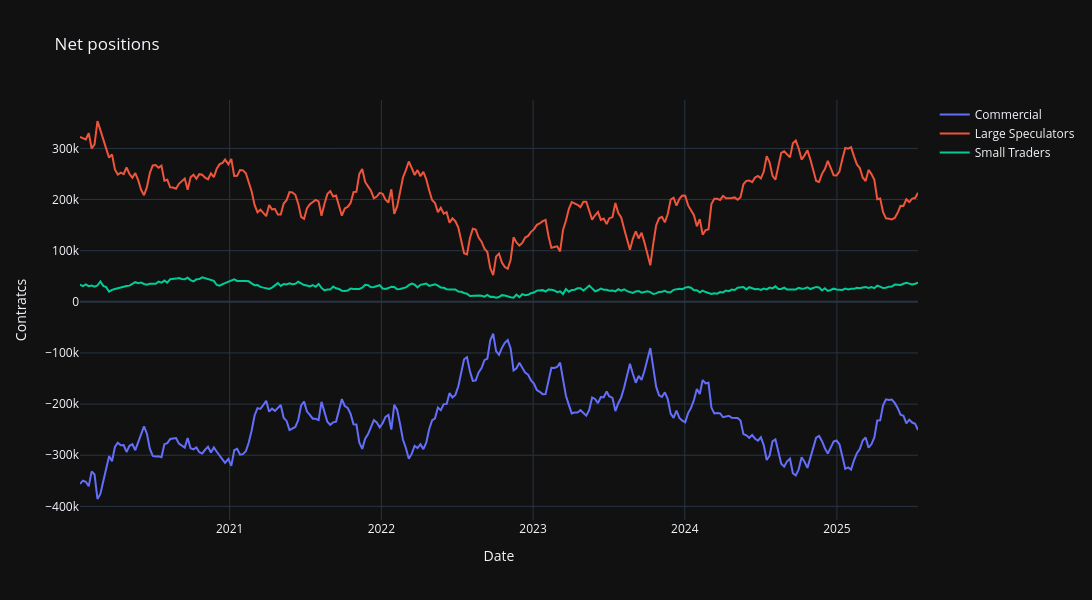

The cell this chart's notebook holds for it:
### Markdown cell above
### Net positions

### Code cell
fig = go.Figure()

for col in ['Commercial_Net_Position', 'Large_Speculators_Net_Position', 'Small_Traders_Net_Position']:
    fig.add_trace(go.Scatter(x=df.index, y=df[col], mode='lines', name=col.replace('_Net_Position', '').replace('_', ' ').title(), line=dict(width=2)))

fig.update_layout(
        title='Net positions',
        xaxis_title='Date',
        yaxis_title='Contratcs',
        template='plotly_dark',
        height=600,
        width=1500,
    )

fig.write_html("plots/net_positions.html")
fig.show()

### Figure 1 — Plotly figure (JSON) as saved in the notebook; plotly's stock layout.template omitted (floating-point values rounded to 4 significant figures; data arrays with more than 128 entries replaced by an {"elided": "..."} marker saying what was removed)
{"data": [{"line": {"width": 2}, "mode": "lines", "name": "Commercial", "type": "scatter", "x": {"elided": "289 str values"}, "y": {"elided": "289 int values"}}, {"line": {"width": 2}, "mode": "lines", "name": "Large Speculators", "type": "scatter", "x": {"elided": "289 str values"}, "y": {"elided": "289 int values"}}, {"line": {"width": 2}, "mode": "lines", "name": "Small Traders", "type": "scatter", "x": {"elided": "289 str values"}, "y": {"elided": "289 int values"}}], "layout": {"height": 600, "title": {"text": "Net positions"}, "width": 1500, "xaxis": {"title": {"text": "Date"}}, "yaxis": {"title": {"text": "Contratcs"}}}}
